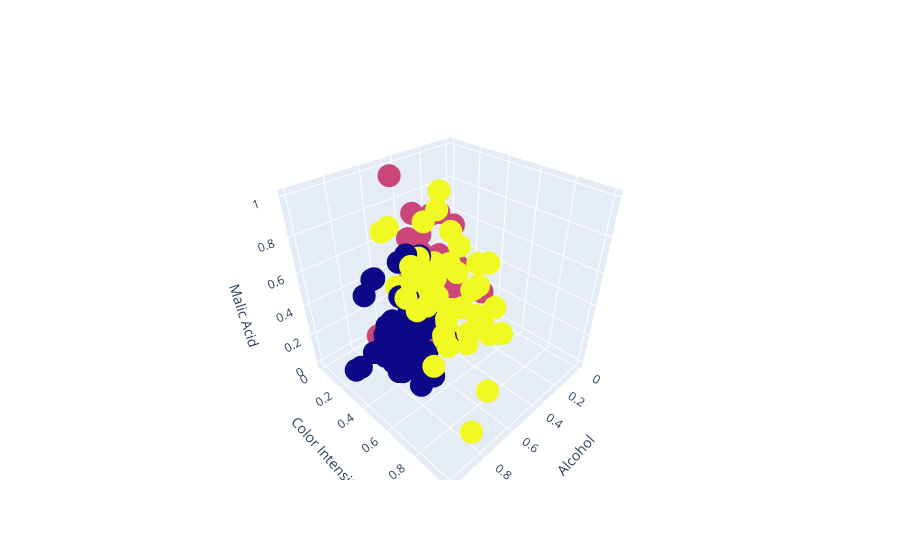

The cell this chart's notebook holds for it:
### Markdown cell above
### Now visualizing in 3D

### Code cell
fig = go.Figure()
fig.add_trace(go.Scatter3d(
    x = df['Alcohol'],
    y = df['Color_Intensity'],
    z = df['Malic_Acid'],
    mode = 'markers',
    marker = dict(color = labels.astype(np.float)),
    text = labels    
))

# Labeling the axes
fig.update_layout(
    scene = dict(
        xaxis_title = 'Alcohol', 
        yaxis_title = 'Color Intensity', 
        zaxis_title = 'Malic Acid'
    )
)

fig.show()

### Figure 1 — Plotly figure (JSON) as saved in the notebook; plotly's stock layout.template omitted (floating-point values rounded to 4 significant figures; data arrays with more than 128 entries replaced by an {"elided": "..."} marker saying what was removed)
{"data": [{"marker": {"color": {"elided": "178 int values"}}, "mode": "markers", "text": {"elided": "178 int values"}, "type": "scatter3d", "x": {"elided": "178 float values"}, "y": {"elided": "178 float values"}, "z": {"elided": "178 float values"}}], "layout": {"scene": {"xaxis": {"title": {"text": "Alcohol"}}, "yaxis": {"title": {"text": "Color Intensity"}}, "zaxis": {"title": {"text": "Malic Acid"}}}}}
